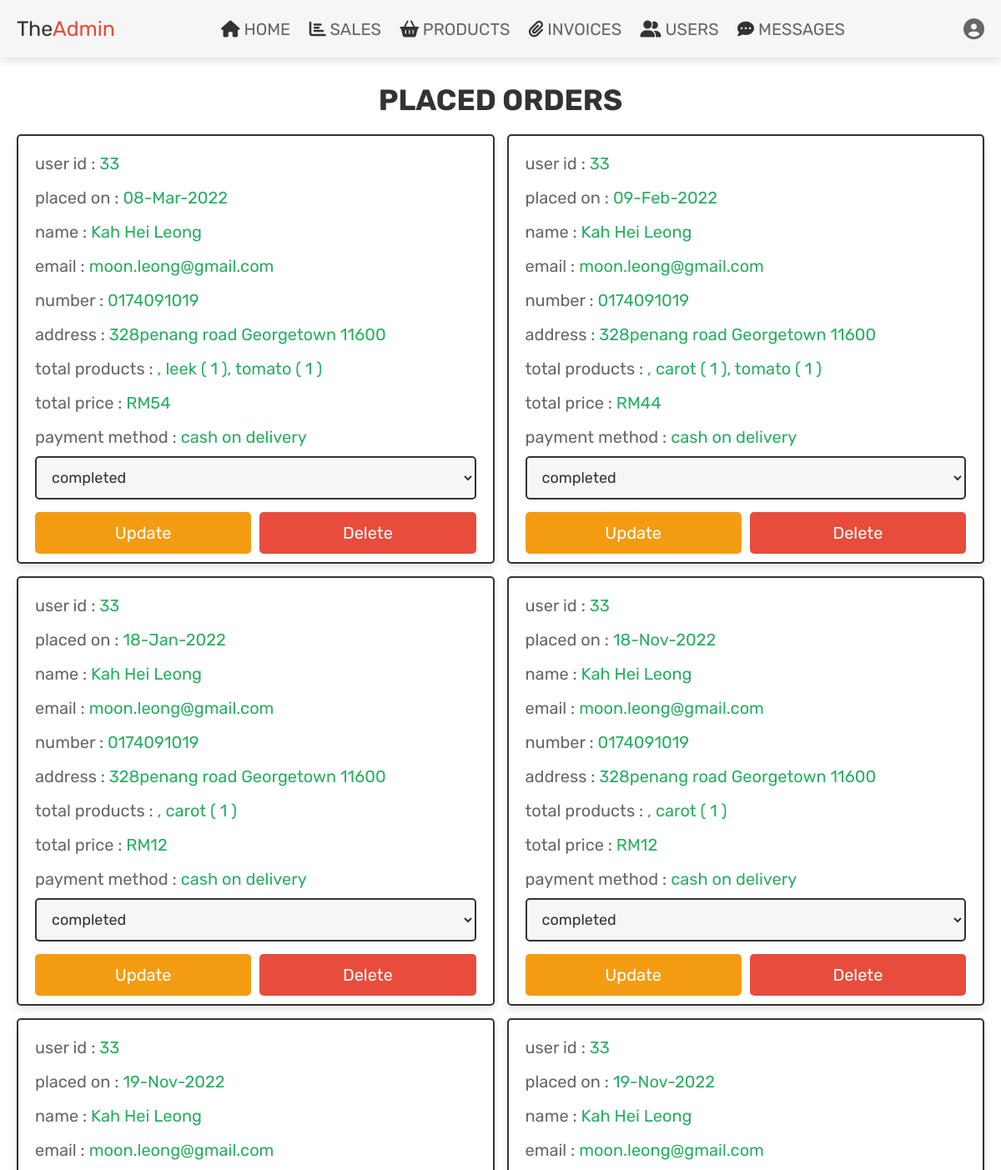
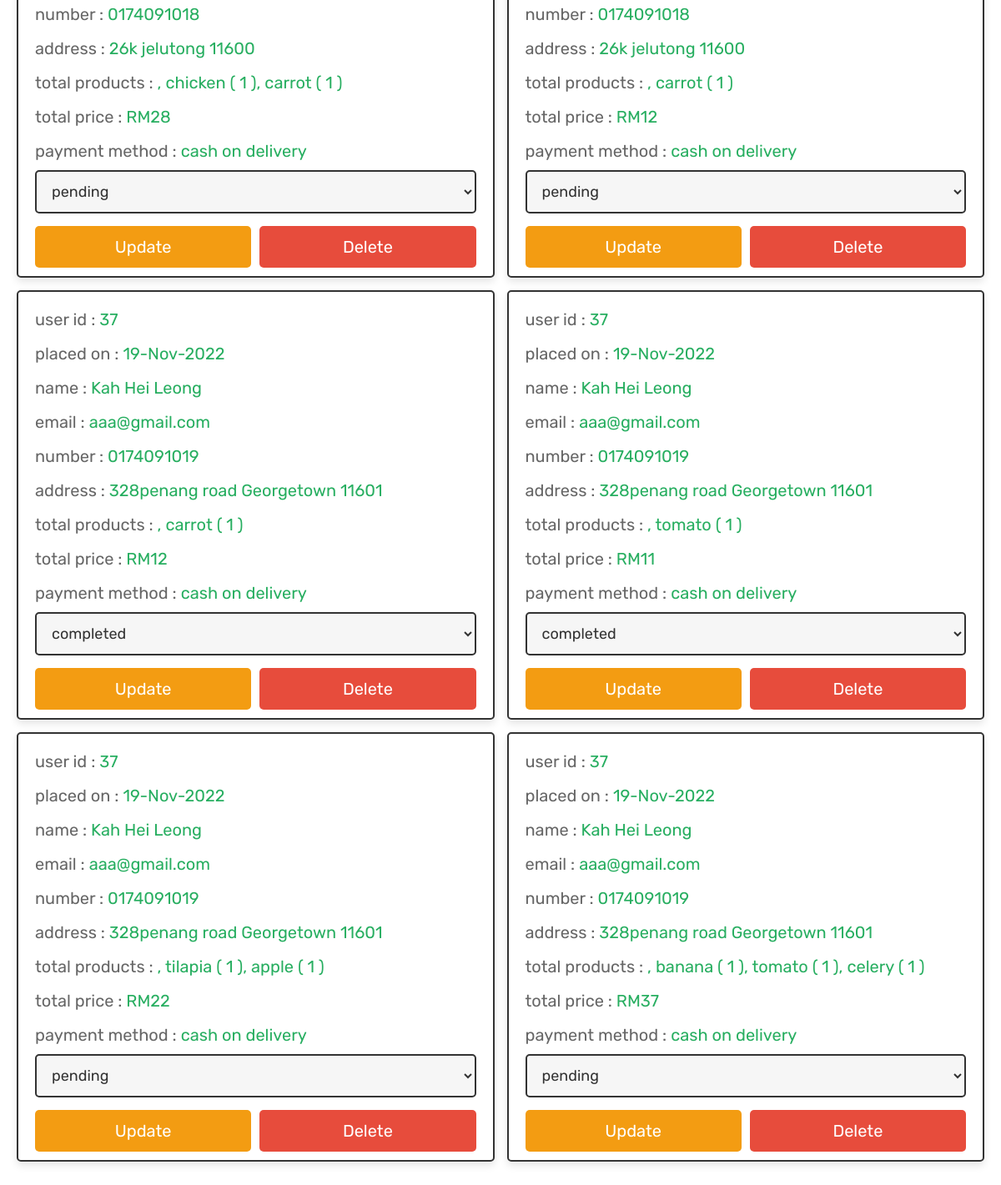
/admin_orders.php (signed in), run on the app's committed database (2 pictures, top to bottom).
### tables this page shows
CREATE TABLE `orders` (
  `id` int(100) NOT NULL,
  `user_id` int(100) NOT NULL,
  `name` varchar(100) NOT NULL,
  `number` varchar(12) NOT NULL,
  `email` varchar(100) NOT NULL,
  `method` varchar(50) NOT NULL,
  `address` varchar(500) NOT NULL,
  `total_products` varchar(1000) NOT NULL,
  `total_price` int(100) NOT NULL,
  `placed_on` varchar(50) NOT NULL,
  `notification` varchar(100) NOT NULL,
  `payment_status` varchar(20) NOT NULL DEFAULT 'pending'
);

### admin_orders.php (the view, shortened to what this page needs)
<?php
@include 'config.php';
?>
<!DOCTYPE html>
<html lang="en">
<head>
   <link rel="stylesheet" href="https://cdnjs.cloudflare.com/ajax/libs/font-awesome/6.1.1/css/all.min.css">
   <link rel="stylesheet" href="css/admin_style.css">
</head>
<body style="background:url(images/admin-bg.jpg); background-repeat: no-repeat; background-size: cover;">
<?php include 'admin_header.php'; ?>
<section class="placed-orders">
   <h1 class="title">placed orders</h1>
   <div class="box-container">
      <?php
         $select_orders = $conn->prepare("SELECT * FROM `orders`");
         $select_orders->execute();
         if($select_orders->rowCount() > 0){
            while($fetch_orders = $select_orders->fetch(PDO::FETCH_ASSOC)){
      ?>
      <div class="box">
         <p> user id : <span><?= $fetch_orders['user_id']; ?></span> </p>
         <p> placed on : <span><?= $fetch_orders['placed_on']; ?></span> </p>
         <p> name : <span><?= $fetch_orders['name']; ?></span> </p>
         <p> email : <span><?= $fetch_orders['email']; ?></span> </p>
         <p> number : <span><?= $fetch_orders['number']; ?></span> </p>
         <p> address : <span><?= $fetch_orders['address']; ?></span> </p>
         <p> total products : <span><?= $fetch_orders['total_products']; ?></span> </p>
         <p> total price : <span>RM<?= $fetch_orders['total_price']; ?></span> </p>
         <p> payment method : <span><?= $fetch_orders['method']; ?></span> </p>
         <form action="" method="POST">
            <select name="update_payment" class="drop-down">
               <option value="" selected disabled><?= $fetch_orders['payment_status']; ?></option>
            </select>
            <div class="flex-btn">
               <input type="submit" name="update_order" class="option-btn" value="update">
               <a href="admin_orders.php?delete=<?= $fetch_orders['id']; ?>" class="delete-btn" onclick="return confirm('delete this order?');">delete</a>
            </div>
         </form>
      </div>
      <?php
         }
      }else{
         echo '<p class="empty">no orders placed yet!</p>';
      }
      ?>
   </div>
</section>
</body>
</html>

### admin_header.php (shortened to what this page needs)
<header class="header">
   <div class="flex">
      <a href="admin_page.php" class="logo">The<span1>Admin</span1></a>
      <nav class="navbar">
         <a href="admin_page.php"><i class="fa fa-home"></i> HOME</a>
          <a href="admin_sales.php"><i class="fas fa-chart-bar"></i> SALES</a>
         <a href="admin_products.php"><i class="fa fa-shopping-basket"></i> PRODUCTS</a>
         <a href="admin_orders.php"><i class="fas fa-paperclip"></i> INVOICES</a>
         <a href="admin_users.php"><i class="fas fa-user-friends"></i> USERS</a>
         <a href="admin_contacts.php"><i class="fas fa-comment-dots"></i> MESSAGES</a>
      </nav>
      <div class="icons">
         <div id="user-btn" class="fas fa-user-circle"></div>
      </div>
   </div>
</header>

### admin_style.css (style rules this page uses)
.placed-orders .box-container { display: flex; flex-wrap: wrap; gap:1.5rem; align-items: flex-start; }
.placed-orders .box-container .box { padding:1rem 2rem; flex:1 1 40rem; border:var(--border); background-color: var(--white); box-shadow: var(--box-shadow); border-radius: .5rem; }
.placed-orders .box-container .box p { margin:.5rem 0; line-height: 1.8; font-size: 2rem; color:var(--light-color); }
.placed-orders .box-container .box p span { color:var(--green); }
.placed-orders .box-container .box .drop-down { width: 100%; padding:1.2rem 1.4rem; font-size: 1.8rem; border:var(--border); border-radius: .5rem; background-color: var(--light-bg); margin-bottom: .5rem; }

### components.css (style rules this page uses)
:root { --green:#27ae60; --orange:#f39c12; --red:#e74c3c; --black:#333; --light-color:#666; --white:#fff; --light-bg:#f6f6f6; --border:.2rem solid var(--black); --box-shadow:0 .5rem 1rem rgba(0,0,0,.1); }
* { font-family: 'Rubik', sans-serif; margin:0; padding:0; box-sizing: border-box; outline: none; border:none; text-decoration: none; color:var(--black); }
body { background-color: var(--light-bg); }
html { font-size: 62.5%; overflow-x: hidden; scroll-behavior: smooth; scroll-padding-top: 6.5rem; }
section { padding:3rem 2rem; max-width: 1200px; margin:0 auto; }
.btn, .delete-btn, .option-btn { display: block; width: 100%; margin-top: 1rem; border-radius: .5rem; color:var(--white); font-size: 2rem; padding:1.3rem 3rem; text-transform: capitalize; cursor: pointer; text-align: center; }
.delete-btn { background-color: var(--red); }
.option-btn { background-color: var(--orange); }
.flex-btn { display: flex; flex-wrap: wrap; gap:1rem; }
.flex-btn > * { flex:1; }
.title { text-align: center; margin-bottom: 2rem; text-transform: uppercase; color:var(--black); font-size: 3.5rem; }
.header { background: var(--light-bg); position: sticky; top:0; left:0; right:0; z-index: 1000; box-shadow: var(--box-shadow); }
.header .flex { display: flex; align-items: center; justify-content: space-between; padding:2rem; margin: 0 auto; max-width: 1200px; position: relative; }
.header .flex .logo { font-size: 2.5rem; color:var(--black); }
.header .flex .logo span1 { color:var(--red); }
.header .flex .navbar a { margin:0 1rem; font-size: 2rem; color:var(--light-color); }
.header .flex .icons > * { font-size: 2.5rem; color:var(--light-color); cursor: pointer; margin-left: 1.5rem; }

### data on the page
orders: user "33", placed_on "08-Mar-2022", name "Kah Hei Leong", email "moon.leong@gmail.com", number "0174091019", address "328penang road Georgetown 11600", total_products ", leek ( 1 ), tomato ( 1 )", total_price "54", method "cash on delivery", update_payment "completed"
orders: user "33", placed_on "09-Feb-2022", name "Kah Hei Leong", email "moon.leong@gmail.com", number "0174091019", address "328penang road Georgetown 11600", total_products ", carot ( 1 ), tomato ( 1 )", total_price "44", method "cash on delivery", update_payment "completed"
orders: user "33", placed_on "18-Jan-2022", name "Kah Hei Leong", email "moon.leong@gmail.com", number "0174091019", address "328penang road Georgetown 11600", total_products ", carot ( 1 )", total_price "12", method "cash on delivery", update_payment "completed"
orders: user "33", placed_on "18-Nov-2022", name "Kah Hei Leong", email "moon.leong@gmail.com", number "0174091019", address "328penang road Georgetown 11600", total_products ", carot ( 1 )", total_price "12", method "cash on delivery", update_payment "completed"
orders: user "33", placed_on "19-Nov-2022", name "Kah Hei Leong", email "moon.leong@gmail.com", number "0174091018", address "26k jelutong 11600", total_products ", chicken ( 1 ), carrot ( 1 )", total_price "28", method "cash on delivery", update_payment "pending"
orders: user "33", placed_on "19-Nov-2022", name "Kah Hei Leong", email "moon.leong@gmail.com", number "0174091018", address "26k jelutong 11600", total_products ", carrot ( 1 )", total_price "12", method "cash on delivery", update_payment "pending"
orders: user "37", placed_on "19-Nov-2022", name "Kah Hei Leong", email "aaa@gmail.com", number "0174091019", address "328penang road Georgetown 11601", total_products ", carrot ( 1 )", total_price "12", method "cash on delivery", update_payment "completed"
orders: user "37", placed_on "19-Nov-2022", name "Kah Hei Leong", email "aaa@gmail.com", number "0174091019", address "328penang road Georgetown 11601", total_products ", tomato ( 1 )", total_price "11", method "cash on delivery", update_payment "completed"
orders: user "37", placed_on "19-Nov-2022", name "Kah Hei Leong", email "aaa@gmail.com", number "0174091019", address "328penang road Georgetown 11601", total_products ", tilapia ( 1 ), apple ( 1 )", total_price "22", method "cash on delivery", update_payment "pending"
orders: user "37", placed_on "19-Nov-2022", name "Kah Hei Leong", email "aaa@gmail.com", number "0174091019", address "328penang road Georgetown 11601", total_products ", banana ( 1 ), tomato ( 1 ), celery ( 1 )", total_price "37", method "cash on delivery", update_payment "pending"
